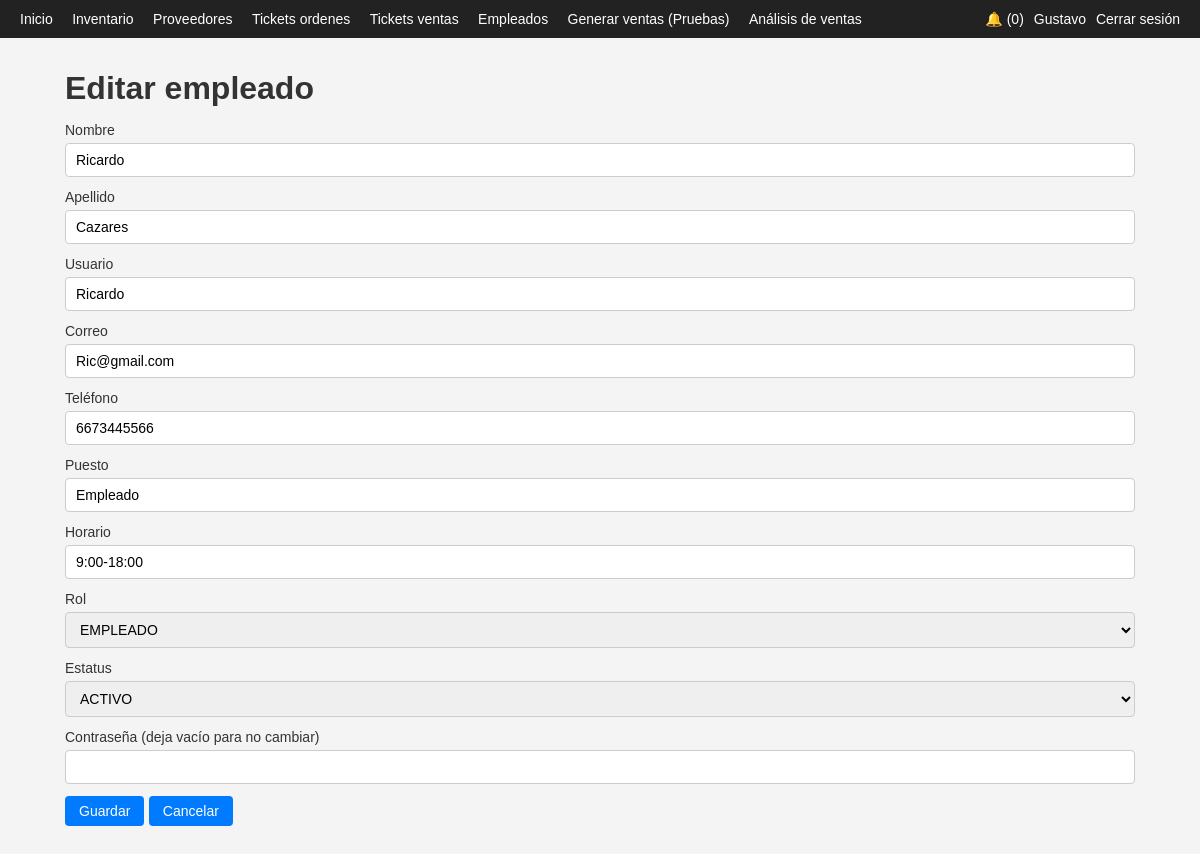
Page /app/empleados_form.php?id=4 (signed in) on the committed database.
### tables this page shows
CREATE TABLE `empleados` (
  `id_empleado` int(11) NOT NULL,
  `nombre` varchar(100) NOT NULL,
  `apellido` varchar(100) NOT NULL,
  `usuario` varchar(50) NOT NULL,
  `password_hash` varchar(255) NOT NULL,
  `rol` enum('ADMINISTRADOR','EMPLEADO') NOT NULL DEFAULT 'EMPLEADO',
  `correo` varchar(150) NOT NULL,
  `telefono` varchar(20) DEFAULT NULL,
  `estatus` enum('ACTIVO','INACTIVO') NOT NULL DEFAULT 'ACTIVO',
  `puesto` varchar(100) DEFAULT NULL,
  `horario` varchar(100) DEFAULT NULL,
  `fecha_registro` timestamp NOT NULL DEFAULT current_timestamp()
);

### app/empleados_form.php (the view, shortened to what this page needs)
<?php
include 'header.php';
$id = $_GET['id'] ?? null;
$empleado = null;
if ($id) {
    $stmt = $pdo->prepare("SELECT * FROM empleados WHERE id_empleado = ?");
    $stmt->execute([$id]);
    $empleado = $stmt->fetch();
}
?>
<h1><?php echo $id ? 'Editar empleado' : 'Nuevo empleado'; ?></h1>
<form method="post" action="empleados_save.php" class="form">
    <label>Nombre</label>
    <input type="text" name="nombre" required value="<?php echo htmlspecialchars($empleado['nombre'] ?? ''); ?>">
    <label>Apellido</label>
    <input type="text" name="apellido" required value="<?php echo htmlspecialchars($empleado['apellido'] ?? ''); ?>">
    <label>Usuario</label>
    <input type="text" name="usuario" required value="<?php echo htmlspecialchars($empleado['usuario'] ?? ''); ?>">
    <label>Correo</label>
    <input type="email" name="correo" required value="<?php echo htmlspecialchars($empleado['correo'] ?? ''); ?>">
    <label>Teléfono</label>
    <input type="text" name="telefono" value="<?php echo htmlspecialchars($empleado['telefono'] ?? ''); ?>">
    <label>Puesto</label>
    <input type="text" name="puesto" value="<?php echo htmlspecialchars($empleado['puesto'] ?? ''); ?>">
    <label>Horario</label>
    <input type="text" name="horario" value="<?php echo htmlspecialchars($empleado['horario'] ?? ''); ?>">
    <label>Rol</label>
    <select name="rol">
        <option value="EMPLEADO" <?php echo (($empleado['rol'] ?? 'EMPLEADO') === 'EMPLEADO') ? 'selected' : ''; ?>>EMPLEADO</option>
    </select>
    <label>Estatus</label>
    <select name="estatus">
        <option value="ACTIVO" <?php echo (($empleado['estatus'] ?? '') === 'ACTIVO') ? 'selected' : ''; ?>>ACTIVO</option>
    </select>
    <label>Contraseña <?php echo $id ? '(deja vacío para no cambiar)' : ''; ?></label>
    <input type="password" name="password">
    <button type="submit">Guardar</button>
    <a class="btn" href="empleados_list.php">Cancelar</a>
</form>
<?php include 'footer.php'; ?>

### app/styles.css (style rules this page uses)
* { box-sizing: border-box; margin: 0; padding: 0; font-family: Arial, sans-serif; }
body { background-color: #f4f4f4; color: #333; }
h1, h2 { margin-bottom: 15px; }
.form, .form-inline, .filtros { margin-bottom: 20px; }
.form label, .form-inline label { display: block; margin-bottom: 5px; font-size: 14px; }
.form input[type="text"], .form input[type="number"], .form input[type="email"], .form input[type="password"], .form textarea, .form select { width: 100%; padding: 8px 10px; margin-bottom: 12px; border-radius: 4px; border: 1px solid #ccc; font-size: 14px; }
button, .btn { display: inline-block; padding: 7px 14px; border-radius: 4px; border: none; background-color: #007bff; color: #fff; text-decoration: none; cursor: pointer; font-size: 14px; }

### rows in the picture
empleados: nombre "Ricardo", apellido "Cazares", usuario "Ricardo", correo "Ric@gmail.com", telefono "6673445566", puesto "Empleado", horario "9:00-18:00", rol "EMPLEADO", estatus "ACTIVO"

### other values in the picture
$contador_notif "0"
$_SESSION['nombre'] "Gustavo"
